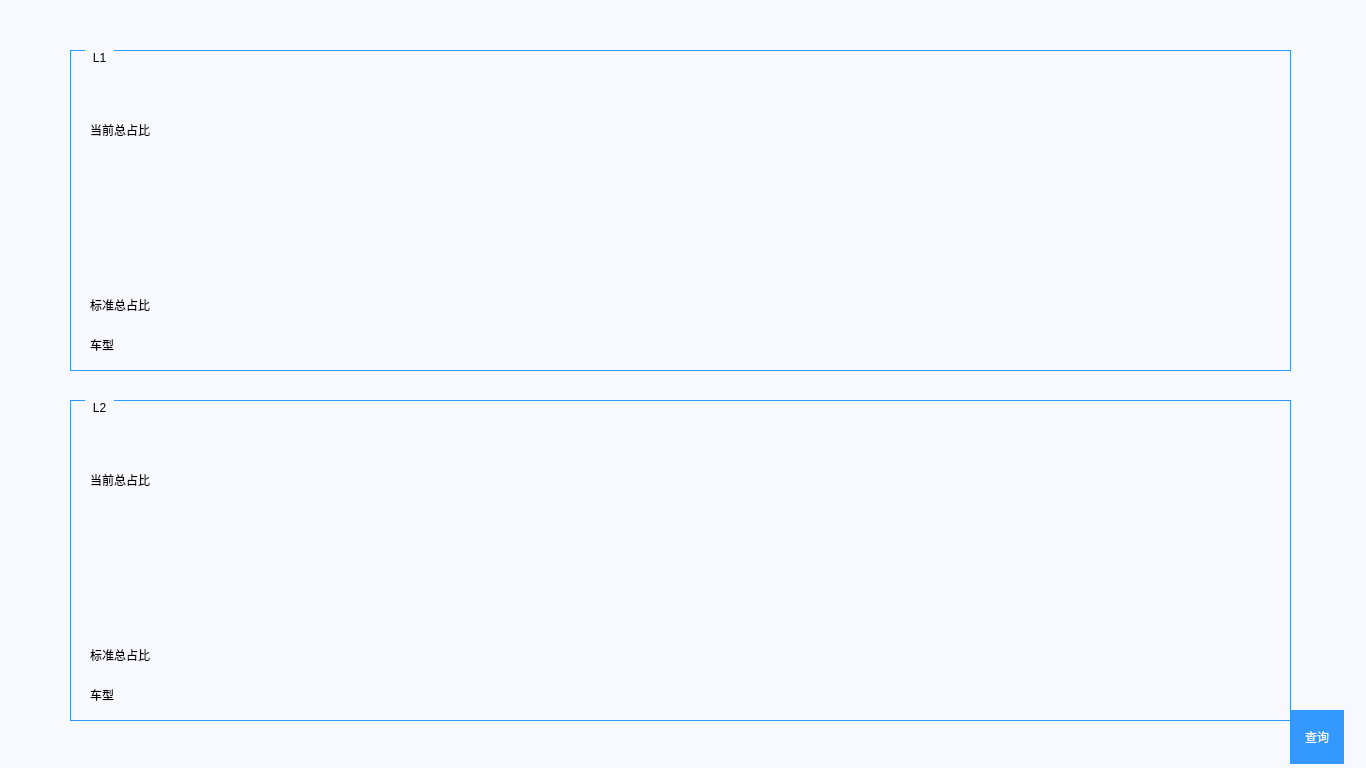
<?xml version="1.0" encoding="UTF-8"?>
<ui version="4.0">
 <class>MainWindow</class>
 <widget class="QMainWindow" name="MainWindow">
  <property name="windowModality">
   <enum>Qt::NonModal</enum>
  </property>
  <property name="geometry">
   <rect>
    <x>0</x>
    <y>0</y>
    <width>1366</width>
    <height>768</height>
   </rect>
  </property>
  <property name="mouseTracking">
   <bool>false</bool>
  </property>
  <property name="focusPolicy">
   <enum>Qt::NoFocus</enum>
  </property>
  <property name="contextMenuPolicy">
   <enum>Qt::NoContextMenu</enum>
  </property>
  <property name="acceptDrops">
   <bool>false</bool>
  </property>
  <property name="windowTitle">
   <string>MainWindow</string>
  </property>
  <property name="layoutDirection">
   <enum>Qt::LeftToRight</enum>
  </property>
  <property name="autoFillBackground">
   <bool>false</bool>
  </property>
  <property name="animated">
   <bool>true</bool>
  </property>
  <property name="documentMode">
   <bool>true</bool>
  </property>
  <property name="tabShape">
   <enum>QTabWidget::Triangular</enum>
  </property>
  <property name="dockNestingEnabled">
   <bool>true</bool>
  </property>
  <property name="dockOptions">
   <set>QMainWindow::AllowNestedDocks|QMainWindow::AllowTabbedDocks|QMainWindow::AnimatedDocks|QMainWindow::ForceTabbedDocks|QMainWindow::VerticalTabs</set>
  </property>
  <property name="unifiedTitleAndToolBarOnMac">
   <bool>true</bool>
  </property>
  <widget class="QWidget" name="centralWidget">
   <property name="styleSheet">
    <string notr="true">background: transparent;
background-color: rgb(248, 248, 255);</string>
   </property>
   <widget class="QGroupBox" name="groupBox">
    <property name="geometry">
     <rect>
      <x>70</x>
      <y>50</y>
      <width>1221</width>
      <height>321</height>
     </rect>
    </property>
    <property name="styleSheet">
     <string notr="true">QGroupBox {
    font: 14pt &quot;黑体&quot;;
    margin-top: 1ex;
    border-width:0.5px;  
    border-style:solid;
    border-color: rgb(51, 153, 255);  
}

QGroupBox::title {
    subcontrol-origin: margin;
    subcontrol-position: top left;
    left:15px;      
    margin-left: 5px;
    margin-right: 5px;
    padding:1px;
}</string>
    </property>
    <property name="title">
     <string>L1</string>
    </property>
    <widget class="QLabel" name="label">
     <property name="geometry">
      <rect>
       <x>20</x>
       <y>240</y>
       <width>100</width>
       <height>30</height>
      </rect>
     </property>
     <property name="styleSheet">
      <string notr="true">font: 14pt &quot;黑体&quot;;</string>
     </property>
     <property name="text">
      <string>标准总占比</string>
     </property>
    </widget>
    <widget class="QLabel" name="label_11">
     <property name="geometry">
      <rect>
       <x>20</x>
       <y>65</y>
       <width>100</width>
       <height>30</height>
      </rect>
     </property>
     <property name="styleSheet">
      <string notr="true">font: 14pt &quot;黑体&quot;;</string>
     </property>
     <property name="text">
      <string>当前总占比</string>
     </property>
    </widget>
    <widget class="QLabel" name="label_3">
     <property name="geometry">
      <rect>
       <x>20</x>
       <y>280</y>
       <width>100</width>
       <height>30</height>
      </rect>
     </property>
     <property name="styleSheet">
      <string notr="true">font: 14pt &quot;黑体&quot;;</string>
     </property>
     <property name="text">
      <string>车型</string>
     </property>
    </widget>
   </widget>
   <widget class="QGroupBox" name="groupBox_2">
    <property name="geometry">
     <rect>
      <x>70</x>
      <y>400</y>
      <width>1221</width>
      <height>321</height>
     </rect>
    </property>
    <property name="styleSheet">
     <string notr="true">QGroupBox {
    font: 14pt &quot;黑体&quot;;
    margin-top: 1ex;
    border-width:0.5px;  
    border-style:solid;
    border-color: rgb(51, 153, 255);  
}

QGroupBox::title {
    subcontrol-origin: margin;
    subcontrol-position: top left;
    left:15px;      
    margin-left: 5px;
    margin-right: 5px;
    padding:1px;
}</string>
    </property>
    <property name="title">
     <string>L2</string>
    </property>
    <widget class="QLabel" name="label_2">
     <property name="geometry">
      <rect>
       <x>20</x>
       <y>240</y>
       <width>100</width>
       <height>30</height>
      </rect>
     </property>
     <property name="styleSheet">
      <string notr="true">font: 14pt &quot;黑体&quot;;</string>
     </property>
     <property name="text">
      <string>标准总占比</string>
     </property>
    </widget>
    <widget class="QLabel" name="label_12">
     <property name="geometry">
      <rect>
       <x>20</x>
       <y>65</y>
       <width>100</width>
       <height>30</height>
      </rect>
     </property>
     <property name="styleSheet">
      <string notr="true">font: 14pt &quot;黑体&quot;;</string>
     </property>
     <property name="text">
      <string>当前总占比</string>
     </property>
    </widget>
    <widget class="QLabel" name="label_4">
     <property name="geometry">
      <rect>
       <x>20</x>
       <y>280</y>
       <width>100</width>
       <height>30</height>
      </rect>
     </property>
     <property name="styleSheet">
      <string notr="true">font: 14pt &quot;黑体&quot;;</string>
     </property>
     <property name="text">
      <string>车型</string>
     </property>
    </widget>
   </widget>
   <widget class="QPushButton" name="but_set">
    <property name="geometry">
     <rect>
      <x>0</x>
      <y>0</y>
      <width>63</width>
      <height>60</height>
     </rect>
    </property>
    <property name="focusPolicy">
     <enum>Qt::NoFocus</enum>
    </property>
    <property name="contextMenuPolicy">
     <enum>Qt::NoContextMenu</enum>
    </property>
    <property name="styleSheet">
     <string notr="true">border-image: url(:/icon/setting.png);</string>
    </property>
    <property name="text">
     <string/>
    </property>
    <property name="flat">
     <bool>true</bool>
    </property>
   </widget>
   <widget class="QPushButton" name="but_query">
    <property name="geometry">
     <rect>
      <x>1290</x>
      <y>710</y>
      <width>54</width>
      <height>54</height>
     </rect>
    </property>
    <property name="focusPolicy">
     <enum>Qt::NoFocus</enum>
    </property>
    <property name="contextMenuPolicy">
     <enum>Qt::NoContextMenu</enum>
    </property>
    <property name="styleSheet">
     <string notr="true">QPushButton{
   font: 14pt &quot;黑体&quot;;
   color: rgb(248, 248, 255);
   border-style:solid;
   background-color: rgb(51, 153, 255);
}
QPushButton:pressed{
	Qt::ToolButtonTextUnderIcon
}</string>
    </property>
    <property name="text">
     <string>查询</string>
    </property>
    <property name="flat">
     <bool>true</bool>
    </property>
   </widget>
   <widget class="QPushButton" name="but_close">
    <property name="geometry">
     <rect>
      <x>1329</x>
      <y>0</y>
      <width>38</width>
      <height>38</height>
     </rect>
    </property>
    <property name="focusPolicy">
     <enum>Qt::NoFocus</enum>
    </property>
    <property name="styleSheet">
     <string notr="true">border-image: url(:/icon/close.bmp);</string>
    </property>
    <property name="text">
     <string/>
    </property>
    <property name="flat">
     <bool>true</bool>
    </property>
   </widget>
   <widget class="QLabel" name="show_time">
    <property name="geometry">
     <rect>
      <x>1080</x>
      <y>730</y>
      <width>200</width>
      <height>30</height>
     </rect>
    </property>
    <property name="styleSheet">
     <string notr="true">background:transparent;
color: rgb(51, 153, 255);
font: 14pt &quot;黑体&quot;;</string>
    </property>
    <property name="text">
     <string/>
    </property>
   </widget>
   <widget class="QLabel" name="wifi">
    <property name="geometry">
     <rect>
      <x>1010</x>
      <y>735</y>
      <width>29</width>
      <height>23</height>
     </rect>
    </property>
    <property name="styleSheet">
     <string notr="true">image: url(:/icon/wifi.png);</string>
    </property>
    <property name="text">
     <string/>
    </property>
   </widget>
  </widget>
 </widget>
 <layoutdefault spacing="6" margin="11"/>
 <resources/>
 <connections/>
</ui>
